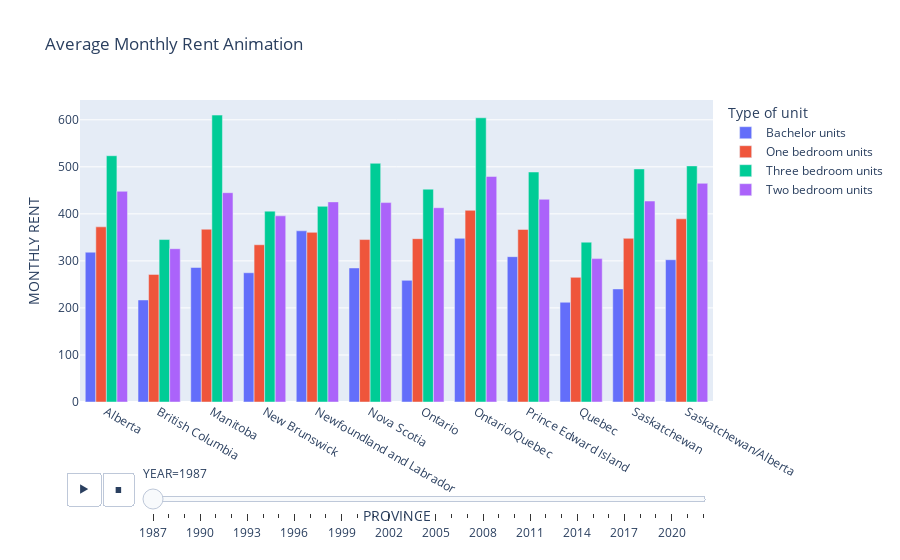

This figure's notebook cell:
### Code cell
px.bar(grouped,x='PROVINCE',y='MONTHLY RENT',color='Type of unit',barmode='group',animation_frame='YEAR',title='Average Monthly Rent Animation')

### Figure 1 — Plotly figure (JSON) as saved in the notebook; plotly's stock layout.template omitted (floating-point values rounded to 4 significant figures)
{"data": [{"alignmentgroup": "True", "hovertemplate": "Type of unit=Bachelor units<br>YEAR=1987<br>PROVINCE=%{x}<br>MONTHLY RENT=%{y}<extra></extra>", "legendgroup": "Bachelor units", "marker": {"color": "#636efa", "pattern": {"shape": ""}}, "name": "Bachelor units", "offsetgroup": "Bachelor units", "orientation": "v", "showlegend": true, "textposition": "auto", "type": "bar", "x": ["Alberta", "British Columbia", "Manitoba", "New Brunswick", "Newfoundland and Labrador", "Nova Scotia", "Ontario", "Ontario/Quebec", "Prince Edward Island", "Quebec", "Saskatchewan", "Saskatchewan/Alberta"], "xaxis": "x", "y": [318.5, 216.9, 286, 274.8, 364, 285, 258.6, 348, 309, 212.1, 240.4, 302.5], "yaxis": "y"}, {"alignmentgroup": "True", "hovertemplate": "Type of unit=One bedroom units<br>YEAR=1987<br>PROVINCE=%{x}<br>MONTHLY RENT=%{y}<extra></extra>", "legendgroup": "One bedroom units", "marker": {"color": "#EF553B", "pattern": {"shape": ""}}, "name": "One bedroom units", "offsetgroup": "One bedroom units", "orientation": "v", "showlegend": true, "textposition": "auto", "type": "bar", "x": ["Alberta", "British Columbia", "Manitoba", "New Brunswick", "Newfoundland and Labrador", "Nova Scotia", "Ontario", "Ontario/Quebec", "Prince Edward Island", "Quebec", "Saskatchewan", "Saskatchewan/Alberta"], "xaxis": "x", "y": [372.4, 271.3, 367.4, 334.3, 360.7, 345.4, 347.3, 407.5, 367, 265.0, 348, 389.5], "yaxis": "y"}, {"alignmentgroup": "True", "hovertemplate": "Type of unit=Three bedroom units<br>YEAR=1987<br>PROVINCE=%{x}<br>MONTHLY RENT=%{y}<extra></extra>", "legendgroup": "Three bedroom units", "marker": {"color": "#00cc96", "pattern": {"shape": ""}}, "name": "Three bedroom units", "offsetgroup": "Three bedroom units", "orientation": "v", "showlegend": true, "textposition": "auto", "type": "bar", "x": ["Alberta", "British Columbia", "Manitoba", "New Brunswick", "Newfoundland and Labrador", "Nova Scotia", "Ontario", "Ontario/Quebec", "Prince Edward Island", "Quebec", "Saskatchewan", "Saskatchewan/Alberta"], "xaxis": "x", "y": [523.6, 345.4, 610, 405.8, 416, 507.5, 452.6, 604.3, 489, 339.8, 495.5, 502], "yaxis": "y"}, {"alignmentgroup": "True", "hovertemplate": "Type of unit=Two bedroom units<br>YEAR=1987<br>PROVINCE=%{x}<br>MONTHLY RENT=%{y}<extra></extra>", "legendgroup": "Two bedroom units", "marker": {"color": "#ab63fa", "pattern": {"shape": ""}}, "name": "Two bedroom units", "offsetgroup": "Two bedroom units", "orientation": "v", "showlegend": true, "textposition": "auto", "type": "bar", "x": ["Alberta", "British Columbia", "Manitoba", "New Brunswick", "Newfoundland and Labrador", "Nova Scotia", "Ontario", "Ontario/Quebec", "Prince Edward Island", "Quebec", "Saskatchewan", "Saskatchewan/Alberta"], "xaxis": "x", "y": [448, 325.9, 445, 395.8, 425.5, 424, 413.1, 479.5, 431, 304.9, 427.3, 465], "yaxis": "y"}], "layout": {"barmode": "group", "legend": {"title": {"text": "Type of unit"}, "tracegroupgap": 0}, "sliders": [{"active": 0, "currentvalue": {"prefix": "YEAR="}, "len": 0.9, "pad": {"b": 10, "t": 60}, "steps": [{"args": [["1987"], {"frame": {"duration": 0, "redraw": true}, "fromcurrent": true, "mode": "immediate", "transition": {"duration": 0, "easing": "linear"}}], "label": "1987", "method": "animate"}, {"args": [["1988"], {"frame": {"duration": 0, "redraw": true}, "fromcurrent": true, "mode": "immediate", "transition": {"duration": 0, "easing": "linear"}}], "label": "1988", "method": "animate"}, {"args": [["1989"], {"frame": {"duration": 0, "redraw": true}, "fromcurrent": true, "mode": "immediate", "transition": {"duration": 0, "easing": "linear"}}], "label": "1989", "method": "animate"}, {"args": [["1990"], {"frame": {"duration": 0, "redraw": true}, "fromcurrent": true, "mode": "immediate", "transition": {"duration": 0, "easing": "linear"}}], "label": "1990", "method": "animate"}, {"args": [["1991"], {"frame": {"duration": 0, "redraw": true}, "fromcurrent": true, "mode": "immediate", "transition": {"duration": 0, "easing": "linear"}}], "label": "1991", "method": "animate"}, {"args": [["1992"], {"frame": {"duration": 0, "redraw": true}, "fromcurrent": true, "mode": "immediate", "transition": {"duration": 0, "easing": "linear"}}], "label": "1992", "method": "animate"}, {"args": [["1993"], {"frame": {"duration": 0, "redraw": true}, "fromcurrent": true, "mode": "immediate", "transition": {"duration": 0, "easing": "linear"}}], "label": "1993", "method": "animate"}, {"args": [["1994"], {"frame": {"duration": 0, "redraw": true}, "fromcurrent": true, "mode": "immediate", "transition": {"duration": 0, "easing": "linear"}}], "label": "1994", "method": "animate"}, {"args": [["1995"], {"frame": {"duration": 0, "redraw": true}, "fromcurrent": true, "mode": "immediate", "transition": {"duration": 0, "easing": "linear"}}], "label": "1995", "method": "animate"}, {"args": [["1996"], {"frame": {"duration": 0, "redraw": true}, "fromcurrent": true, "mode": "immediate", "transition": {"duration": 0, "easing": "linear"}}], "label": "1996", "method": "animate"}, {"args": [["1997"], {"frame": {"duration": 0, "redraw": true}, "fromcurrent": true, "mode": "immediate", "transition": {"duration": 0, "easing": "linear"}}], "label": "1997", "method": "animate"}, {"args": [["1998"], {"frame": {"duration": 0, "redraw": true}, "fromcurrent": true, "mode": "immediate", "transition": {"duration": 0, "easing": "linear"}}], "label": "1998", "method": "animate"}, {"args": [["1999"], {"frame": {"duration": 0, "redraw": true}, "fromcurrent": true, "mode": "immediate", "transition": {"duration": 0, "easing": "linear"}}], "label": "1999", "method": "animate"}, {"args": [["2000"], {"frame": {"duration": 0, "redraw": true}, "fromcurrent": true, "mode": "immediate", "transition": {"duration": 0, "easing": "linear"}}], "label": "2000", "method": "animate"}, {"args": [["2001"], {"frame": {"duration": 0, "redraw": true}, "fromcurrent": true, "mode": "immediate", "transition": {"duration": 0, "easing": "linear"}}], "label": "2001", "method": "animate"}, {"args": [["2002"], {"frame": {"duration": 0, "redraw": true}, "fromcurrent": true, "mode": "immediate", "transition": {"duration": 0, "easing": "linear"}}], "label": "2002", "method": "animate"}, {"args": [["2003"], {"frame": {"duration": 0, "redraw": true}, "fromcurrent": true, "mode": "immediate", "transition": {"duration": 0, "easing": "linear"}}], "label": "2003", "method": "animate"}, {"args": [["2004"], {"frame": {"duration": 0, "redraw": true}, "fromcurrent": true, "mode": "immediate", "transition": {"duration": 0, "easing": "linear"}}], "label": "2004", "method": "animate"}, {"args": [["2005"], {"frame": {"duration": 0, "redraw": true}, "fromcurrent": true, "mode": "immediate", "transition": {"duration": 0, "easing": "linear"}}], "label": "2005", "method": "animate"}, {"args": [["2006"], {"frame": {"duration": 0, "redraw": true}, "fromcurrent": true, "mode": "immediate", "transition": {"duration": 0, "easing": "linear"}}], "label": "2006", "method": "animate"}, {"args": [["2007"], {"frame": {"duration": 0, "redraw": true}, "fromcurrent": true, "mode": "immediate", "transition": {"duration": 0, "easing": "linear"}}], "label": "2007", "method": "animate"}, {"args": [["2008"], {"frame": {"duration": 0, "redraw": true}, "fromcurrent": true, "mode": "immediate", "transition": {"duration": 0, "easing": "linear"}}], "label": "2008", "method": "animate"}, {"args": [["2009"], {"frame": {"duration": 0, "redraw": true}, "fromcurrent": true, "mode": "immediate", "transition": {"duration": 0, "easing": "linear"}}], "label": "2009", "method": "animate"}, {"args": [["2010"], {"frame": {"duration": 0, "redraw": true}, "fromcurrent": true, "mode": "immediate", "transition": {"duration": 0, "easing": "linear"}}], "label": "2010", "method": "animate"}, {"args": [["2011"], {"frame": {"duration": 0, "redraw": true}, "fromcurrent": true, "mode": "immediate", "transition": {"duration": 0, "easing": "linear"}}], "label": "2011", "method": "animate"}, {"args": [["2012"], {"frame": {"duration": 0, "redraw": true}, "fromcurrent": true, "mode": "immediate", "transition": {"duration": 0, "easing": "linear"}}], "label": "2012", "method": "animate"}, {"args": [["2013"], {"frame": {"duration": 0, "redraw": true}, "fromcurrent": true, "mode": "immediate", "transition": {"duration": 0, "easing": "linear"}}], "label": "2013", "method": "animate"}, {"args": [["2014"], {"frame": {"duration": 0, "redraw": true}, "fromcurrent": true, "mode": "immediate", "transition": {"duration": 0, "easing": "linear"}}], "label": "2014", "method": "animate"}, {"args": [["2015"], {"frame": {"duration": 0, "redraw": true}, "fromcurrent": true, "mode": "immediate", "transition": {"duration": 0, "easing": "linear"}}], "label": "2015", "method": "animate"}, {"args": [["2016"], {"frame": {"duration": 0, "redraw": true}, "fromcurrent": true, "mode": "immediate", "transition": {"duration": 0, "easing": "linear"}}], "label": "2016", "method": "animate"}, {"args": [["2017"], {"frame": {"duration": 0, "redraw": true}, "fromcurrent": true, "mode": "immediate", "transition": {"duration": 0, "easing": "linear"}}], "label": "2017", "method": "animate"}, {"args": [["2018"], {"frame": {"duration": 0, "redraw": true}, "fromcurrent": true, "mode": "immediate", "transition": {"duration": 0, "easing": "linear"}}], "label": "2018", "method": "animate"}, {"args": [["2019"], {"frame": {"duration": 0, "redraw": true}, "fromcurrent": true, "mode": "immediate", "transition": {"duration": 0, "easing": "linear"}}], "label": "2019", "method": "animate"}, {"args": [["2020"], {"frame": {"duration": 0, "redraw": true}, "fromcurrent": true, "mode": "immediate", "transition": {"duration": 0, "easing": "linear"}}], "label": "2020", "method": "animate"}, {"args": [["2021"], {"frame": {"duration": 0, "redraw": true}, "fromcurrent": true, "mode": "immediate", "transition": {"duration": 0, "easing": "linear"}}], "label": "2021", "method": "animate"}, {"args": [["2022"], {"frame": {"duration": 0, "redraw": true}, "fromcurrent": true, "mode": "immediate", "transition": {"duration": 0, "easing": "linear"}}], "label": "2022", "method": "animate"}], "x": 0.1, "xanchor": "left", "y": 0, "yanchor": "top"}], "title": {"text": "Average Monthly Rent Animation"}, "updatemenus": [{"buttons": [{"args": [null, {"frame": {"duration": 500, "redraw": true}, "fromcurrent": true, "mode": "immediate", "transition": {"duration": 500, "easing": "linear"}}], "label": "&#9654;", "method": "animate"}, {"args": [[null], {"frame": {"duration": 0, "redraw": true}, "fromcurrent": true, "mode": "immediate", "transition": {"duration": 0, "easing": "linear"}}], "label": "&#9724;", "method": "animate"}], "direction": "left", "pad": {"r": 10, "t": 70}, "showactive": false, "type": "buttons", "x": 0.1, "xanchor": "right", "y": 0, "yanchor": "top"}], "xaxis": {"anchor": "y", "domain": [0, 1], "title": {"text": "PROVINCE"}}, "yaxis": {"anchor": "x", "domain": [0, 1], "title": {"text": "MONTHLY RENT"}}}}
